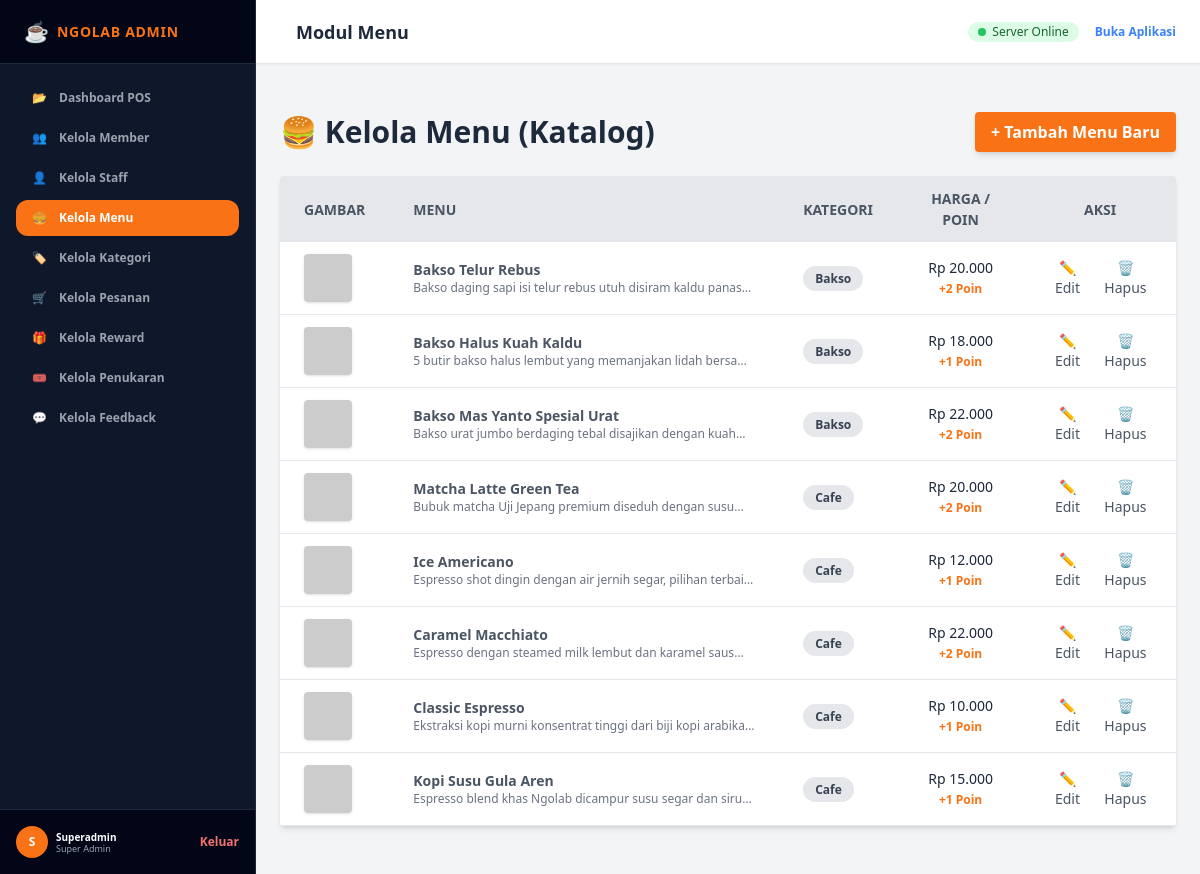
The page /admin/admin_dashboard.php?page=menu (signed in) on the database its author committed.
### tables this page shows
CREATE TABLE IF NOT EXISTS `TABEL_MENU` (
  `id_menu` INT AUTO_INCREMENT PRIMARY KEY,
  `nama_menu` VARCHAR(150) NOT NULL,
  `harga` INT NOT NULL,
  `kategori` VARCHAR(50) NOT NULL,
  `deskripsi` TEXT DEFAULT NULL,
  `gambar` VARCHAR(255) DEFAULT NULL,
  `poin_didapat` INT NOT NULL DEFAULT 0,
  `is_promo` BOOLEAN NOT NULL DEFAULT FALSE,
  `created_at` TIMESTAMP DEFAULT CURRENT_TIMESTAMP
);

### admin/kelola_menu.php (the view, shortened to what this page needs)
<?php
$menus = mysqli_query($conn, "SELECT * FROM TABEL_MENU ORDER BY id_menu DESC");
?>
<div class="container mx-auto">
    <div class="flex justify-between items-center mb-6">
        <h1 class="text-3xl font-bold text-slate-800">🍔 Kelola Menu (Katalog)</h1>
        <button onclick="openCreateModal()" class="bg-orange-500 hover:bg-orange-600 text-white font-bold py-2 px-4 rounded shadow-md transition">
            + Tambah Menu Baru
        </button>
    </div>
    <div class="bg-white shadow-md rounded my-6 overflow-x-auto">
        <table class="min-w-full w-full table-auto">
            <thead>
                <tr class="bg-gray-200 text-gray-600 uppercase text-sm leading-normal">
                    <th class="py-3 px-6 text-left">Gambar</th>
                    <th class="py-3 px-6 text-left">Menu</th>
                    <th class="py-3 px-6 text-left">Kategori</th>
                    <th class="py-3 px-6 text-center">Harga / Poin</th>
                    <th class="py-3 px-6 text-center">Aksi</th>
                </tr>
            </thead>
            <tbody class="text-gray-600 text-sm font-light">
                <?php while ($row = mysqli_fetch_assoc($menus)): ?>
                <tr class="border-b border-gray-200 hover:bg-gray-100">
                    <td class="py-3 px-6 text-left whitespace-nowrap">
                        <img src="<?= !empty($row['gambar']) ? '../assets/uploads/menus/' . htmlspecialchars($row['gambar']) : 'https://placehold.co/100x100?text=No+Image' ?>" alt="<?= htmlspecialchars($row['nama_menu']) ?>" class="w-12 h-12 rounded object-cover shadow">
                    </td>
                    <td class="py-3 px-6 text-left">
                        <span class="font-bold block"><?= htmlspecialchars($row['nama_menu']) ?></span>
                        <span class="text-xs text-gray-500 line-clamp-1"><?= htmlspecialchars($row['deskripsi']) ?></span>
                    </td>
                    <td class="py-3 px-6 text-left">
                        <span class="bg-gray-200 text-gray-700 py-1 px-3 rounded-full text-xs font-bold capitalize"><?= htmlspecialchars($row['kategori']) ?></span>
                    </td>
                    <td class="py-3 px-6 text-center">
                        <span class="block text-slate-800 font-medium">Rp <?= number_format($row['harga'], 0, ',', '.') ?></span>
                        <span class="text-xs text-orange-500 font-bold">+<?= $row['poin_didapat'] ?> Poin</span>
                    </td>
                    <td class="py-3 px-6 text-center">
                        <div class="flex item-center justify-center space-x-3">
                            <button onclick="openEditModal(<?= $row['id_menu'] ?>, '<?= htmlspecialchars(addslashes($row['nama_menu'])) ?>', <?= $row['harga'] ?>, '<?= htmlspecialchars(addslashes($row['kategori'])) ?>', '<?= htmlspecialchars(addslashes($row['deskripsi'])) ?>')" class="transform hover:text-blue-500 hover:scale-110">
                                ✏️ Edit
                            </button>
                            <form method="POST" action="" class="inline" onsubmit="return confirm('Hapus menu ini?');">
                                <button type="submit" class="transform hover:text-red-500 hover:scale-110">🗑️ Hapus</button>
                            </form>
                        </div>
                    </td>
                </tr>
                <?php endwhile; ?>
            </tbody>
        </table>
    </div>
</div>

### rows shown on the page
tabel_menu: nama_menu "Bakso Telur Rebus", deskripsi "Bakso daging sapi isi telur rebus utuh disiram kaldu…", kategori "Bakso", harga "20.000", poin_didapat "2"
tabel_menu: nama_menu "Bakso Halus Kuah Kaldu", deskripsi "5 butir bakso halus lembut yang memanjakan lidah…", kategori "Bakso", harga "18.000", poin_didapat "1"
tabel_menu: nama_menu "Bakso Mas Yanto Spesial Urat", deskripsi "Bakso urat jumbo berdaging tebal disajikan dengan…", kategori "Bakso", harga "22.000", poin_didapat "2"
tabel_menu: nama_menu "Matcha Latte Green Tea", deskripsi "Bubuk matcha Uji Jepang premium diseduh dengan…", kategori "Cafe", harga "20.000", poin_didapat "2"
tabel_menu: nama_menu "Ice Americano", deskripsi "Espresso shot dingin dengan air jernih segar, pilihan…", kategori "Cafe", harga "12.000", poin_didapat "1"
tabel_menu: nama_menu "Caramel Macchiato", deskripsi "Espresso dengan steamed milk lembut dan karamel…", kategori "Cafe", harga "22.000", poin_didapat "2"
tabel_menu: nama_menu "Classic Espresso", deskripsi "Ekstraksi kopi murni konsentrat tinggi dari biji kopi…", kategori "Cafe", harga "10.000", poin_didapat "1"
tabel_menu: nama_menu "Kopi Susu Gula Aren", deskripsi "Espresso blend khas Ngolab dicampur susu segar dan…", kategori "Cafe", harga "15.000", poin_didapat "1"

### other values the page prints
substr($_SESSION['admin_username'], 0, 1) "S"
$_SESSION['admin_role'] "Superadmin"
$_SESSION['admin_username'] "Super Admin"
$page "Menu"
